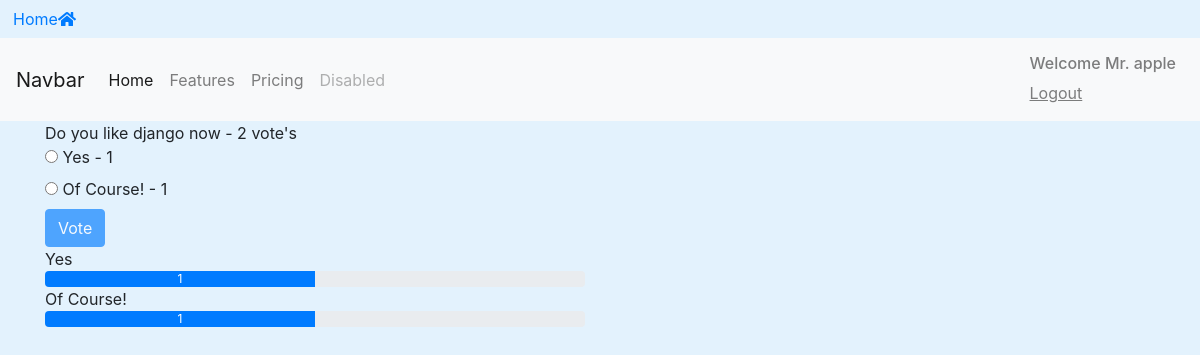
/blogs/details/2/ (signed in), run on the app's committed database.
### BlogApp/models.py (models this page shows, shortened)
class BlogModel(models.Model):
    owner = models.ForeignKey(User, on_delete=models.CASCADE,default = 1)
    text = models.CharField(max_length=255)
    pub_date = models.DateTimeField()
    def __str__(self):
        return self.text
    def user_can_vote(self,user):
        user_vote = user.vote_set.all()
        qs = user_vote.filter(blog=self)
        if qs.exists():
            return False
        return True
    @property
    def num_votes(self):
        return self.vote_set.count()
    def get_result_dict(self):
        res = []
        for choice in self.choice_set.all():
            d = {}
            d['text'] = choice.choice_text
            d['num_votes'] = choice.num_votes
            if not self.num_votes:
                d['percentage'] = 0
            else:
                d['percentage'] = choice.num_votes / self.num_votes * 100
            res.append(d)
        return res

class Choice(models.Model):
    blog = models.ForeignKey(BlogModel,on_delete=models.CASCADE)
    choice_text = models.CharField(max_length=255)
    @property
    def num_votes(self):
        return self.vote_set.count()

### BlogApp/views.py (the view)
# urls.py: path('details/<int:blog_id>/', views.blog_details,name='detail'),
@login_required
def blog_details(request,blog_id):
    blog = get_object_or_404(BlogModel,id=blog_id)
    user_can_vote = blog.user_can_vote(request.user)
    result = blog.get_result_dict()
    content = {'blog':blog,'user_can_vote':user_can_vote,'result':result}
    return render(request,'blog/blog_details.html',content)

### BlogApp/templates/blog/blog_details.html (shortened to what this page needs)
{% extends 'base.html' %}
{% block content %}
<div class="container">
  {{blog}} - {{ blog.num_votes }} vote's
    <form action="{% url 'BlogApp:vote' blog.id %}" method="post">
      {% for choice in blog.choice_set.all %}
        <input type="radio"
          name="choice"
          id="choice{{ forloop.counter }}"
          value="{{ choice.id }}"/>
        <label for="choice{{ forloop.counter }}">{{ choice.choice_text }} - {{ choice.num_votes }}</label>
      <br/>
      {% endfor %}
      <input class="btn btn-primary mb" type="submit" value="Vote" {% if not user_can_vote %}disabled{% endif %}/>
    </form>
    {% if not user_can_vote %}
      {% for choice_dict in result %}
        <div class="row">
          <div class="col-sm-6 offset-sm3">
            {{ choice_dict.text }}
          <div class="progress">
            <div class="progress-bar" role="progressbar" style="width: {{ choice_dict.percentage}}%;">{{choice_dict.num_votes}}</div>
          </div>
        </div>
      </div>
      {% endfor %}
    {% else %}
      <p>Vote to see the result!</p>
    {% endif %}
</div>
{% endblock %}

### templates/includes/navbar.html (shortened to what this page needs)
<nav class="navbar navbar-expand-lg navbar-light bg-light">
  <a class="navbar-brand" href="#">Navbar</a>
<div class="collapse navbar-collapse" id="navbarNav">
  <ul class="navbar-nav">
    <li class="nav-item active">
      <a class="nav-link" href="{%url 'home' %}">Home <span class="sr-only">(current)</span></a>
    </li>
    <li class="nav-item">
      <a class="nav-link" href="{% url 'BlogApp:list' %}">Features</a>
    </li>
    <li class="nav-item">
      <a class="nav-link" href="#">Pricing</a>
    </li>
    <li class="nav-item">
      <a class="nav-link disabled" href="#">Disabled</a>
    </li>
  </ul>
  <div class="navbar-nav ml-auto">
    {% if request.user.is_authenticated %}
      <a class="nav-item nav-link" href="{% url 'Accounts:logout' %}"> <h6>Welcome Mr. {{request.user}}</h6> <u>Logout</u></a>
    {% else %}
      <a class="nav-item nav-link" href="{% url 'Accounts:login' %}">Login</a>
    {% endif %}
  </div>
</div>
</nav>

### static/css/styles.css (style rules this page uses)
body { background-color: #e3f2fd; }

### data on the page
BlogModel: text "Do you like django now", num_votes "2"
Choice: choice_text "Yes", num_votes "1", text "Yes"
Choice: choice_text "Of Course!", num_votes "1", text "Of Course!"

### other printed values
{{ request.user }} "apple"
{{ choice_dict.num_votes }} "1" "1"
